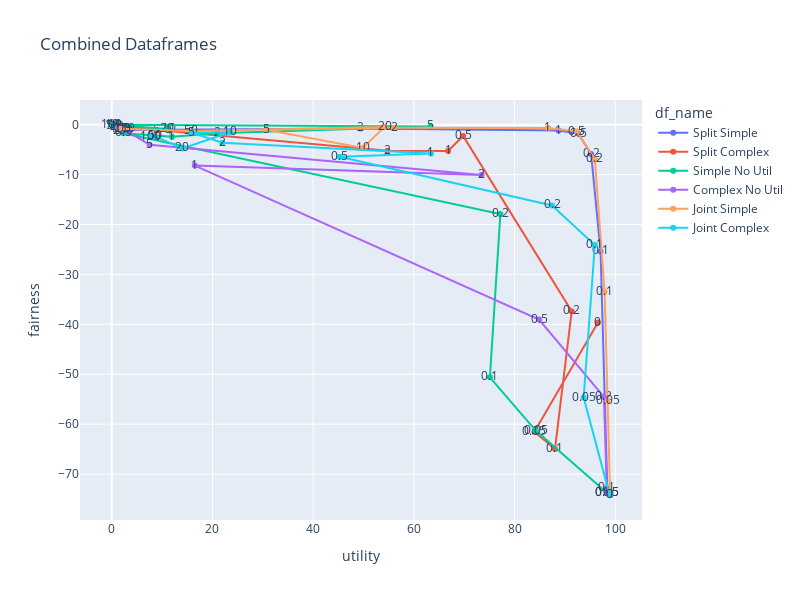

Notebook code for this chart:
### Code cell
import plotly.express as px
# Sort the dataframes by learning_beta
splitsimple_sorted = splitsimple.sort_values('learning_beta')
splitcomplex_sorted = splitcomplex.sort_values('learning_beta')
simplenoutil_sorted = simplenoutil.sort_values('learning_beta')
complexnoutil_sorted = complexnoutil.sort_values('learning_beta')
jointsimple_sorted = jointsimple.sort_values('learning_beta')
jointcomplex_sorted = jointcomplex.sort_values('learning_beta')


# # Create scatter plots with connected lines
# fig = px.line(splitsimple_sorted, x='utility', y='fairness', title='Split Simple', text='learning_beta')
# fig.show()

# fig = px.line(splitcomplex_sorted, x='utility', y='fairness', title='Split Complex', text='learning_beta')
# fig.show()

# fig = px.line(jointsimple_sorted, x='utility', y='fairness', title='Joint Simple', text='learning_beta')
# fig.show()

# fig = px.line(jointcomplex_sorted, x='utility', y='fairness', title='Joint Complex', text='learning_beta')
# fig.show()

splitsimple_sorted['df_name'] = 'Split Simple'
splitcomplex_sorted['df_name'] = 'Split Complex'
simplenoutil_sorted['df_name'] = 'Simple No Util'
complexnoutil_sorted['df_name'] = 'Complex No Util'
jointsimple_sorted['df_name'] = 'Joint Simple'
jointcomplex_sorted['df_name'] = 'Joint Complex'

# Combine all dataframes into one
combined_df = pd.concat([splitsimple_sorted, splitcomplex_sorted, simplenoutil_sorted, complexnoutil_sorted, jointsimple_sorted, jointcomplex_sorted])

# Plot the lines on a single plot with df name as color
fig = px.line(combined_df, x='utility', y='fairness', color='df_name', title='Combined Dataframes', text='learning_beta', markers=True)
fig.update_layout(width=800, height=600)
fig.show()

### Figure 1 — Plotly figure (JSON) as saved in the notebook; plotly's stock layout.template omitted (floating-point values rounded to 4 significant figures)
{"data": [{"hovertemplate": "df_name=Split Simple<br>utility=%{x}<br>fairness=%{y}<br>learning_beta=%{text}<extra></extra>", "legendgroup": "Split Simple", "line": {"color": "#636efa", "dash": "solid"}, "marker": {"symbol": "circle"}, "mode": "text+lines+markers", "name": "Split Simple", "orientation": "v", "showlegend": true, "text": [0, 0.05, 0.1, 0.2, 0.5, 1, 2, 5, 10, 20], "type": "scatter", "x": [98.44, 98.42, 97.08, 95.2, 92.62, 88.72, 49.36, 11.2, 11.28, 1.68], "xaxis": "x", "y": [-73.83, -73.81, -25.4, -5.856, -1.772, -1.183, -0.7544, -1.026, -0.8996, -1.173], "yaxis": "y"}, {"hovertemplate": "df_name=Split Complex<br>utility=%{x}<br>fairness=%{y}<br>learning_beta=%{text}<extra></extra>", "legendgroup": "Split Complex", "line": {"color": "#EF553B", "dash": "solid"}, "marker": {"symbol": "circle"}, "mode": "text+lines+markers", "name": "Split Complex", "orientation": "v", "showlegend": true, "text": [0, 0.05, 0.1, 0.2, 0.5, 1, 2, 5, 10, 20], "type": "scatter", "x": [96.56, 83.94, 88.02, 91.34, 69.78, 66.8, 54.76, 8.92, 0.66, 1.82], "xaxis": "x", "y": [-39.64, -61.54, -64.97, -37.38, -2.252, -5.252, -5.247, -1.153, -0.3149, -0.897], "yaxis": "y"}, {"hovertemplate": "df_name=Simple No Util<br>utility=%{x}<br>fairness=%{y}<br>learning_beta=%{text}<extra></extra>", "legendgroup": "Simple No Util", "line": {"color": "#00cc96", "dash": "solid"}, "marker": {"symbol": "circle"}, "mode": "text+lines+markers", "name": "Simple No Util", "orientation": "v", "showlegend": true, "text": [0, 0.05, 0.1, 0.2, 0.5, 1, 2, 5, 10, 20, 50, 100], "type": "scatter", "x": [98.44, 84.2, 75.1, 77.18, 2.28, 11.96, 20.94, 63.32, 0.04, 10.98, 0.28, 0.02], "xaxis": "x", "y": [-73.83, -61.28, -50.61, -17.91, -1.71, -2.401, -1.719, -0.3537, -0.02999, -0.8862, -0.2099, -0.01499], "yaxis": "y"}, {"hovertemplate": "df_name=Complex No Util<br>utility=%{x}<br>fairness=%{y}<br>learning_beta=%{text}<extra></extra>", "legendgroup": "Complex No Util", "line": {"color": "#ab63fa", "dash": "solid"}, "marker": {"symbol": "circle"}, "mode": "text+lines+markers", "name": "Complex No Util", "orientation": "v", "showlegend": true, "text": [0, 0.05, 0.1, 0.2, 0.5, 1, 2, 5, 10, 20, 50, 100], "type": "scatter", "x": [98.32, 98.32, 98.32, 97.74, 84.86, 16.5, 73.44, 7.52, 2.3, 1.12, 2.88, 2.48], "xaxis": "x", "y": [-73.7, -73.7, -72.81, -54.51, -39.04, -8.189, -10.1, -4.043, -0.8633, -0.5399, -1.356, -0.8649], "yaxis": "y"}, {"hovertemplate": "df_name=Joint Simple<br>utility=%{x}<br>fairness=%{y}<br>learning_beta=%{text}<extra></extra>", "legendgroup": "Joint Simple", "line": {"color": "#FFA15A", "dash": "solid"}, "marker": {"symbol": "circle"}, "mode": "text+lines+markers", "name": "Joint Simple", "orientation": "v", "showlegend": true, "text": [0, 0.05, 0.1, 0.2, 0.5, 1, 2, 5, 10, 20, 50, 100], "type": "scatter", "x": [98.98, 98.46, 97.88, 95.94, 92.38, 86.62, 56.08, 30.66, 49.86, 54.18, 15.72, 1.76], "xaxis": "x", "y": [-74.23, -55.32, -33.47, -6.97, -1.371, -0.683, -0.6396, -0.9961, -4.654, -0.4414, -1.249, -0.8129], "yaxis": "y"}, {"hovertemplate": "df_name=Joint Complex<br>utility=%{x}<br>fairness=%{y}<br>learning_beta=%{text}<extra></extra>", "legendgroup": "Joint Complex", "line": {"color": "#19d3f3", "dash": "solid"}, "marker": {"symbol": "circle"}, "mode": "text+lines+markers", "name": "Joint Complex", "orientation": "v", "showlegend": true, "text": [0, 0.05, 0.1, 0.2, 0.5, 1, 2, 5, 10, 20, 50, 100], "type": "scatter", "x": [98.88, 93.72, 95.94, 87.44, 45.28, 63.4, 21.98, 15.9, 23.5, 14.04, 8.54, 7.74], "xaxis": "x", "y": [-74.16, -54.68, -24.12, -16.18, -6.443, -5.771, -3.621, -1.627, -1.515, -4.768, -2.306, -2.494], "yaxis": "y"}], "layout": {"height": 600, "legend": {"title": {"text": "df_name"}, "tracegroupgap": 0}, "title": {"text": "Combined Dataframes"}, "width": 800, "xaxis": {"anchor": "y", "domain": [0, 1], "title": {"text": "utility"}}, "yaxis": {"anchor": "x", "domain": [0, 1], "title": {"text": "fairness"}}}}
